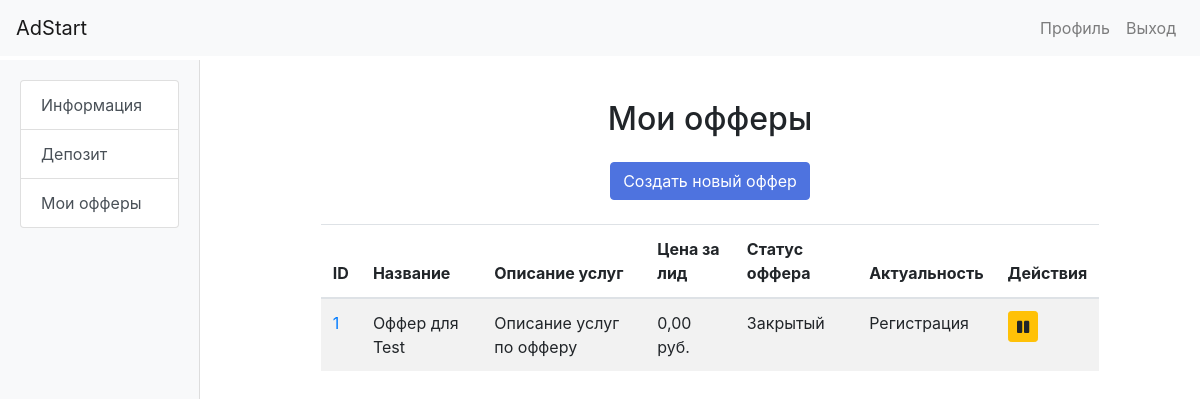
Page /offers/advertiser_offers/ (signed in) on the earlier database version.
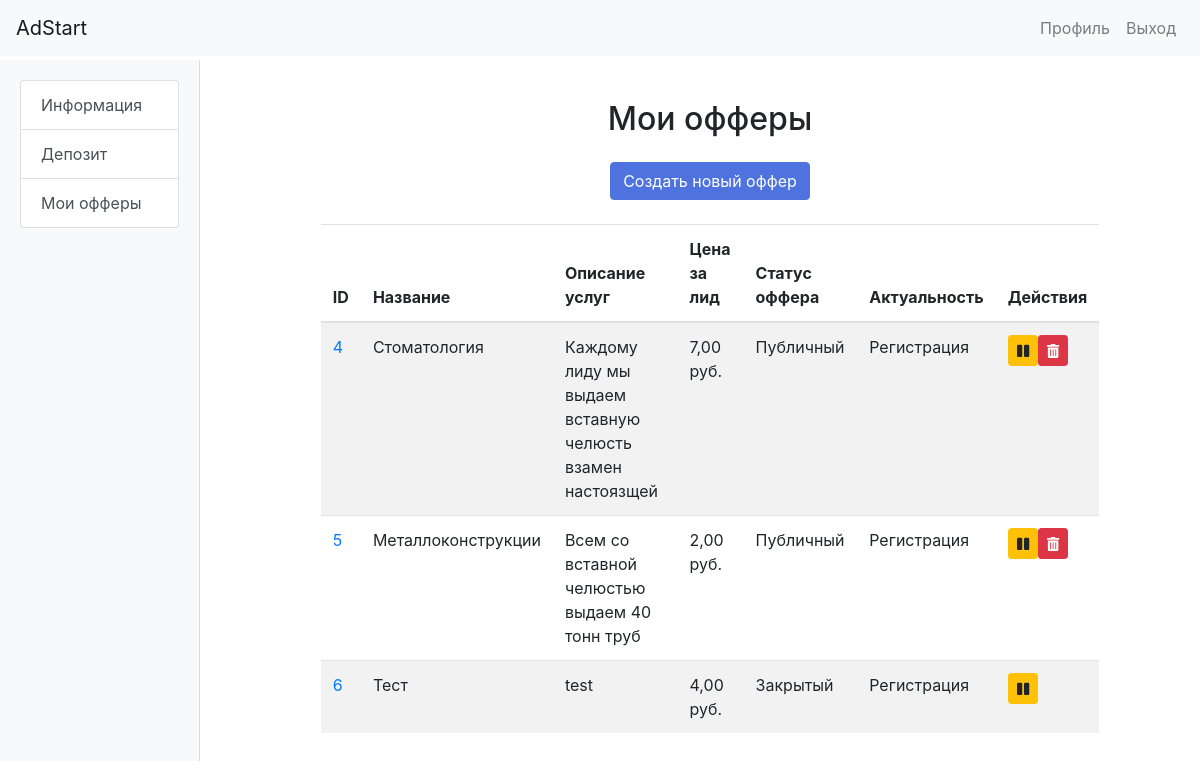
Same page on the later database version.
### offers/models.py (models this page shows, shortened)
class Offer(models.Model):
    STATUS_CHOICES = [
        ('registered', 'Регистрация'),
        ('active', 'Активен'),
        ('paused', 'Пауза'),
        ('stopped', 'СТОП'),
    ]
    PUBLIC_STATUS_CHOICES = [
        ('private', 'Закрытый'),
        ('public', 'Публичный'),
    ]
    partner_card = models.ForeignKey(PartnerCard, on_delete=models.CASCADE, related_name='offers')
    logo = models.ImageField(upload_to='offer_logos/', blank=True, null=True, verbose_name='Логотип')
    name = models.CharField(max_length=255, verbose_name='Наименование оффера')
    inn = models.CharField(max_length=12, verbose_name='ИНН', blank=True, null=True)
    contract_number = models.CharField(max_length=50, verbose_name='Номер Договора', default='AUTO_GENERATE')
    contract_date = models.DateField(default=date.today, verbose_name='Дата договора')
    working_hours = models.CharField(max_length=255, blank=True, null=True, verbose_name='Режим работы колл-центра')
    service_description = models.TextField(verbose_name='Описание услуг по офферу')
    geo = models.CharField(max_length=255, blank=True, null=True, verbose_name='ГЕО')
    lead_price = models.DecimalField(max_digits=10, decimal_places=2, verbose_name='Цена за лид', blank=True, null=True)
    status = models.CharField(max_length=20, choices=STATUS_CHOICES, default='registered', verbose_name='Актуальность')
    public_status = models.CharField(max_length=20, choices=PUBLIC_STATUS_CHOICES, default='private', verbose_name='Публичный статус')
    webmaster = models.ForeignKey(Webmaster, on_delete=models.SET_NULL, blank=True, null=True, related_name='offers')
    unique_token = models.UUIDField(default=uuid.uuid4, editable=False, unique=True, verbose_name='Уникальный токен',
                                    help_text='Уникальный токен для определения связи между оффером и вебмастером')
    class Meta:
        verbose_name = 'Оффер'
        verbose_name_plural = 'Офферы'

### offers/views.py (the view)
# urls.py: path('advertiser_offers/', AdvertiserOffersView.as_view(), name='advertiser_offers'),
class AdvertiserOffersView(LoginRequiredMixin, ListView):
    model = Offer
    template_name = 'offers/advertiser_offers.html'
    context_object_name = 'offers'
    def get_queryset(self):
        advertiser = Advertiser.objects.get(user=self.request.user)
        return Offer.objects.filter(partner_card__advertiser=advertiser)

### user_accounts/templatetags/custom_tags.py (called while the page is built)
@register.inclusion_tag('user_accounts/menu.html', takes_context=True)
def load_menu(context):
    user = context['user']
    advertiser_profile = None
    webmaster_profile = None
    if user.is_authenticated:
        try:
            advertiser_profile = Advertiser.objects.get(user=user)
        except Advertiser.DoesNotExist:
            pass
        try:
            webmaster_profile = Webmaster.objects.get(user=user)
        except Webmaster.DoesNotExist:
            pass
    return {
        'user': user,
        'advertiser_profile': advertiser_profile,
        'webmaster_profile': webmaster_profile,
    }

### user_accounts/templates/offers/advertiser_offers.html (shortened to what this page needs)
{% extends "base.html" %}
{% block content %}
<div class="row justify-content-center">
    <div class="col-md-10">
        <h2 class="my-4 text-center">Мои офферы</h2>
        <div class="text-center mb-4">
            <a href="{% url 'create_offer' %}" class="btn btn-primary">Создать новый оффер</a>
        </div>
        <table class="table table-striped">
            <thead>
                <tr>
                    <th>ID</th>
                    <th>Название</th>
                    <th>Описание услуг</th>
                    <th>Цена за лид</th>
                    <th>Статус оффера</th>
                    <th>Актуальность</th>
                    <th>Действия</th>
                </tr>
            </thead>
            <tbody>
                {% for offer in offers %}
                    <tr>
                        <td><a href="{% url 'offer_detail' offer.id %}">{{ offer.id }}</a></td>
                        <td>{{ offer.name }}</td>
                        <td>{{ offer.service_description|truncatewords:20 }}</td>
                        <td>{{ offer.lead_price }} руб.</td>
                        <td>{{ offer.get_public_status_display }}</td>
                        <td>{{ offer.get_status_display }}</td>
                        <td>
                            <div class="btn-group" role="group">
                                {% if offer.status == 'registered' %}
                                    <form method="post" action="{% url 'pause_offer' offer.id %}" style="display:inline;">
                                        <button type="submit" class="btn btn-warning btn-sm">
                                            <i class="fas fa-pause"></i>
                                        </button>
                                    </form>
                                {% endif %}
                                {% if offer.public_status == 'public' and offer.status == 'registered' or offer.status == 'paused' or offer.status == 'stopped' %}
                                    <form method="post" action="{% url 'delete_offer' offer.id %}" style="display:inline;">
                                        <button type="submit" class="btn btn-danger btn-sm">
                                            <i class="fas fa-trash-alt"></i>
                                        </button>
                                    </form>
                                {% endif %}
                            </div>
                        </td>
                    </tr>
                {% endfor %}
            </tbody>
        </table>
    </div>
</div>
{% endblock %}

Differences in the rows shown:
removed Offer: id "1", name "Оффер для Test", service_description "Описание услуг по офферу", lead_price "0,00", public_status "Закрытый", status "Регистрация"
added Offer: id "4", name "Стоматология", service_description "Каждому лиду мы выдаем вставную челюсть взамен настоязщей", lead_price "7,00", public_status "Публичный", status "Регистрация"
added Offer: id "5", name "Металлоконструкции", service_description "Всем со вставной челюстью выдаем 40 тонн труб", lead_price "2,00", public_status "Публичный", status "Регистрация"
added Offer: id "6", name "Тест", service_description "test", lead_price "4,00", public_status "Закрытый", status "Регистрация"
